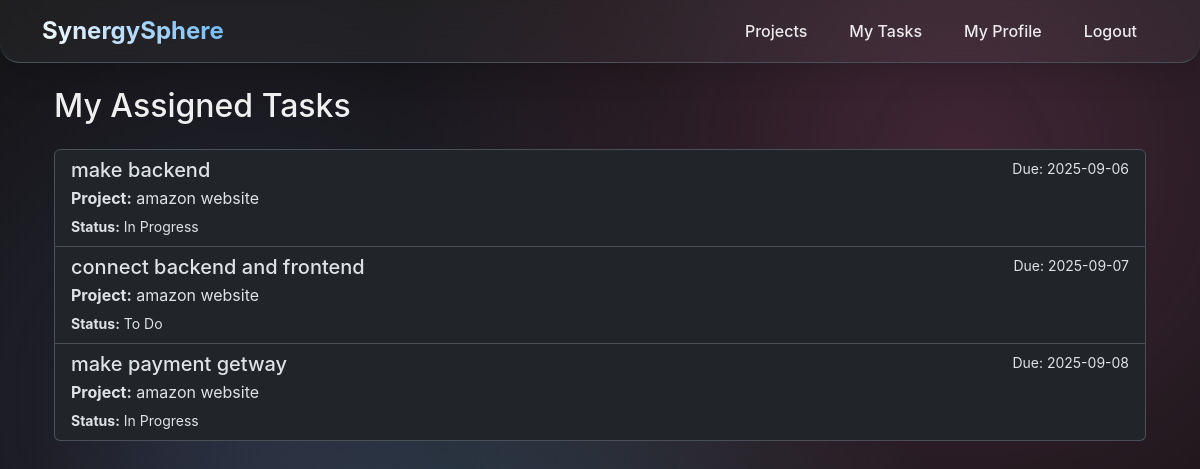
The app's page /my_tasks (signed in) with its own data.
### app.py (models this page shows)
class Task(db.Model):
    id = db.Column(db.Integer, primary_key=True)
    content = db.Column(db.Text, nullable=False)
    status = db.Column(db.String(20), nullable=False, default='To Do')
    priority = db.Column(db.Integer, nullable=False, default=50)
    due_date = db.Column(db.Date, nullable=True)
    project_id = db.Column(db.Integer, db.ForeignKey('project.id'), nullable=False)
    assignee_id = db.Column(db.Integer, db.ForeignKey('user.id'), nullable=True)
    comments = db.relationship('Comment', backref='task', lazy=True, cascade="all, delete-orphan")

class Project(db.Model):
    id = db.Column(db.Integer, primary_key=True)
    name = db.Column(db.String(100), nullable=False)
    description = db.Column(db.Text, nullable=True)
    tags = db.Column(db.String(200), nullable=True)
    deadline = db.Column(db.Date, nullable=True)
    priority = db.Column(db.String(20), nullable=True)
    tasks = db.relationship('Task', backref='project', lazy=True, cascade="all, delete-orphan")

### app.py (the view)
@app.route('/my_tasks')
@login_required
def my_tasks():
    tasks = Task.query.filter_by(assignee_id=current_user.id).order_by(Task.due_date.asc()).all()
    return render_template('my_tasks.html', tasks=tasks)

### app.py (called while the page is built)
@login_manager.user_loader
def load_user(user_id):
    return User.query.get(int(user_id))

### templates/my_tasks.html (shortened to what this page needs)
{% extends "layout.html" %}
{% block content %}
<div class="container">
    <h2 class="mb-4">My Assigned Tasks</h2>
    <div class="list-group">
        {% for task in tasks %}
            <a href="{{ url_for('task_detail', task_id=task.id) }}" class="list-group-item list-group-item-action">
                <div class="d-flex w-100 justify-content-between">
                    <h5 class="mb-1">{{ task.content }}</h5>
                    <small>Due: {{ task.due_date.strftime('%Y-%m-%d') }}</small>
                </div>
                <p class="mb-1"><strong>Project:</strong> {{ task.project.name }}</p>
                <small><strong>Status:</strong> {{ task.status }}</small>
            </a>
        {% else %}
            <div class="list-group-item">
                <p class="mb-1">You have no tasks assigned to you. Great job!</p>
            </div>
        {% endfor %}
    </div>
</div>
{% endblock %}

### static/css/style.css (style rules this page uses)
* { margin: 0; padding: 0; box-sizing: border-box; }
body { font-family: 'Poppins', -apple-system, BlinkMacSystemFont, 'Segoe UI', Roboto, Oxygen, Ubuntu, Cantarell, sans-serif; background: url('../img/background.jpg') no-repeat center center fixed; background-size: cover; min-height: 100vh; color: #f0f0f0; position: relative; overflow-x: hidden; }
body::before { content: ''; position: fixed; top: 0; left: 0; width: 100%; height: 100%; background: radial-gradient(circle at 20% 50%, rgba(120, 119, 198, 0.2) 0%, transparent 50%), radial-gradient(circle at 80% 20%, rgba(255, 119, 198, 0.2) 0%, transparent 50%), radial-gradient(circle at 40% 80%, rgba(120, 219, 255, 0.2) 0%, transparent 50%); animation: gradientShift 10s ease-in-out infinite; z-index: -2; }

### records on screen
Task: content "make backend", due_date "2025-09-06", project.name "amazon website", status "In Progress"
Task: content "connect backend and frontend", due_date "2025-09-07", project.name "amazon website", status "To Do"
Task: content "make payment getway", due_date "2025-09-08", project.name "amazon website", status "In Progress"
